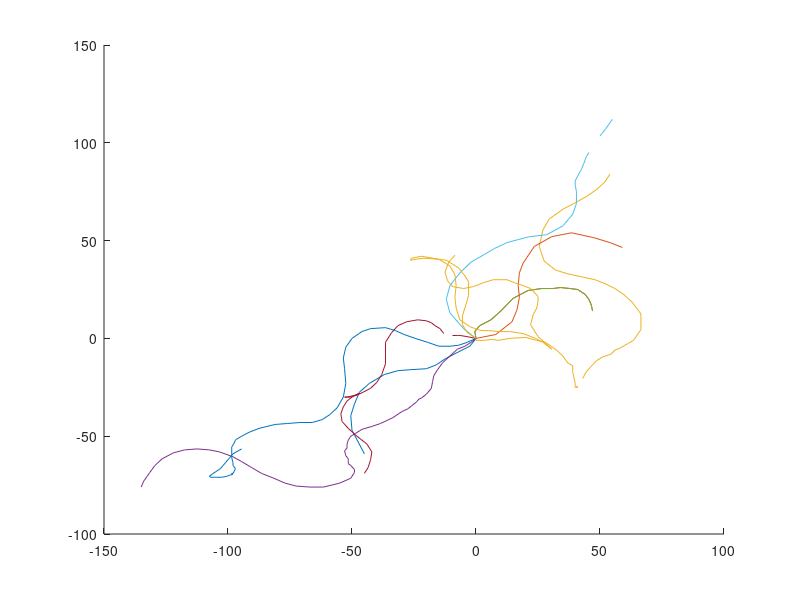
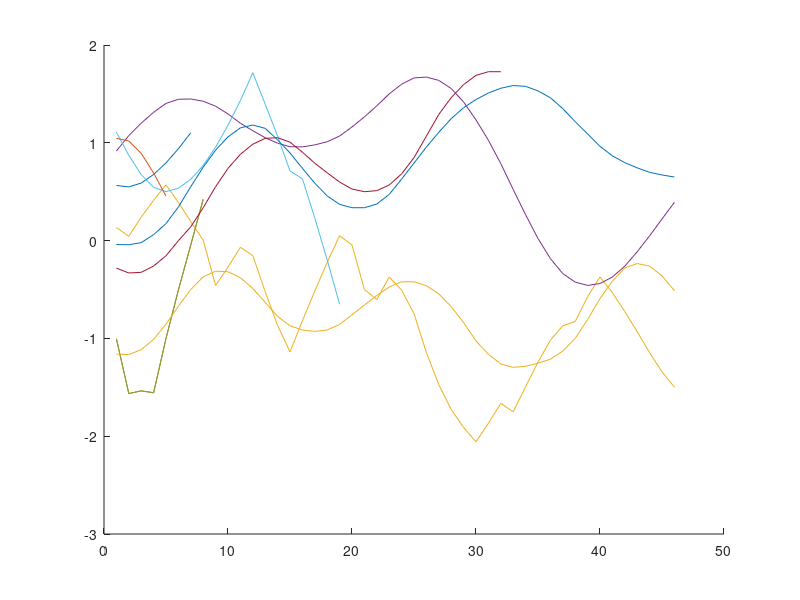

Recreate these plots in MATLAB, in order.
samplePathFig = figure; hold on
sampleAngSpeedFig = figure; hold on
samplePaths = importdata('headAngSpeedSample_loneWorm2.mat');
%samplePaths = headAngSpeedSample_loneWorm2;
sampleAngSpeed = importdata('sHeadAngleSpeedSample_loneWorm2.mat');
%sampleAngSpeed = sHeadAngleSpeedSample_loneWorm2;
samplePaths = samplePaths(~cellfun('isempty',samplePaths)); 
samplePaths = reshape(samplePaths,length(samplePaths)/2,2);
trajSamples = randi(size(samplePaths,1),[10,1]);
for sampleCtr = 1:length(trajSamples)
    trajSample = trajSamples(sampleCtr);
    sample_xcoords = samplePaths{trajSample,1};
    sample_ycoords = samplePaths{trajSample,2};
    samplem_xcoords = mean(samplePaths{trajSample,1},2);
    samplem_ycoords = mean(samplePaths{trajSample,2},2);
    samplem_xcoords = samplem_xcoords - samplem_xcoords(1);
    samplem_ycoords = samplem_ycoords - samplem_ycoords(1);
    sampleangspeed = sampleAngSpeed{trajSample};
    set(0,'CurrentFigure',samplePathFig)
    plot(samplem_xcoords,samplem_ycoords)
    set(0,'CurrentFigure',sampleAngSpeedFig)
    plot(sampleangspeed)
    waitforbuttonpress
end